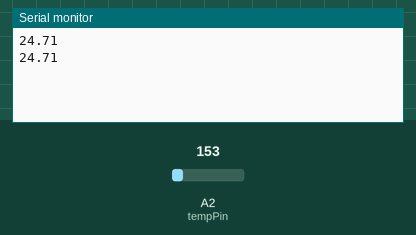
Recording of a sketch running on a simulated Arduino Uno, built with avr-gcc and run on an emulated ATmega328P. Shown: the last lines printed to the serial monitor. Inputs (shaded band) come from the test bench; at power-on: A2 (tempPin) = 153.

Above: at 1.8 s.
1.9 s: A2 (tempPin) set to 165
At 2.6 s:
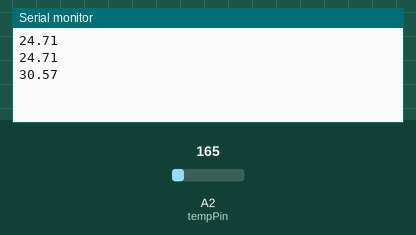
3.4 s: A2 (tempPin) set to 175
At 4.8 s:
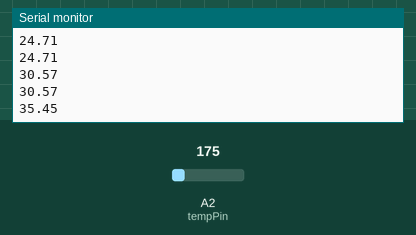
Timing chart, 0 to 6.4 s (numbered marks = the images above; inputs shaded):
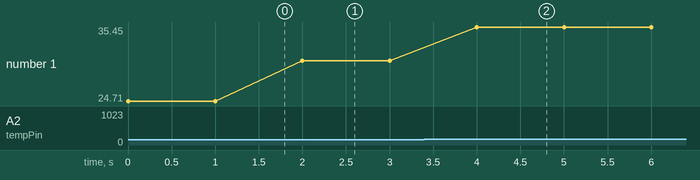

Measured:
- after the input at 1.9 s, the serial monitor: prints a new line after 0.10 s (image 1)
- after the input at 3.4 s, the serial monitor: prints a new line after 0.60 s (image 2)
- plotted number 1: 24.71 → 30.57 after the input at 1.9 s, 30.57 → 35.45 after the input at 3.4 s

The sketch:

AnalogTemperatureExample.ino
```cpp
#define ledPin 13    //built-in LED
#define tempPin A2   //monitor TMP36 on analog pin 2

void setup() {
  Serial.begin(9600);
}

void loop() {
  String data = String(getTemp());
  Serial.println(data);             //print data to monitor
  digitalWrite(ledPin, HIGH);       //flash LED to show data being logged
  delay(250);                       //have LED blink for quarter-second
  digitalWrite(ledPin, LOW);        //then turn it off
  delay(750);                       //complete a full second cycle before logging again
}

//function to read the temp sensor and return the current temp in C
float getTemp() {
  return (analogRead(tempPin)*(5.0/1024)-.5)/.01;
}
```
